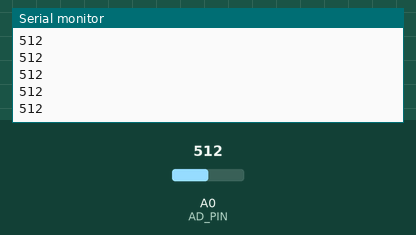
The sketch below on a simulated Arduino Uno, built with avr-gcc and run on an emulated ATmega328P. Parts: the last lines printed to the serial monitor. The test bench sets the inputs (shaded band); at power-on: A0 (AD_PIN) = 512.

Above: at 1.2 s.
1.3 s: A0 (AD_PIN) set to 716
At 1.9 s:
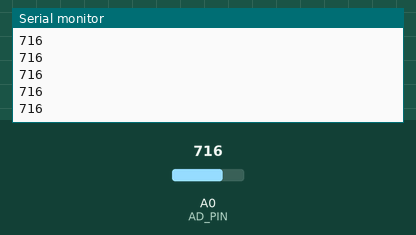
2.8 s: A0 (AD_PIN) set to 900
At 3.4 s:
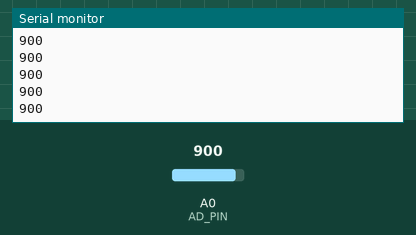
Timing chart, 0 to 5.8 s (numbered marks = the images above; inputs shaded):
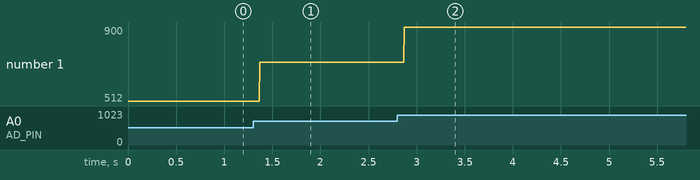

Measured:
- after the input at 1.3 s, the serial monitor: prints a new line after 0.07 s (image 1)
- after the input at 2.8 s, the serial monitor: prints a new line after 0.07 s (image 2)
- plotted number 1: 512 → 716 after the input at 1.3 s, 716 → 900 after the input at 2.8 s

The sketch:

E29-kc11B04-4-key-buttons-ad-keypad-part-1.ino
```cpp
// (licence header left out)
const int AD_PIN = A0;

void setup() {
  Serial.begin(9600);
}

void loop() {
  Serial.println(analogRead(AD_PIN));
}
```
